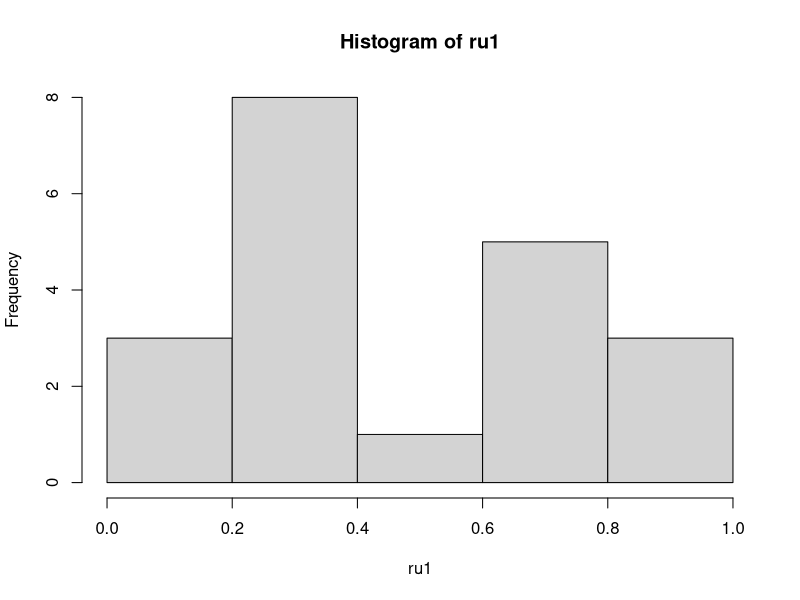
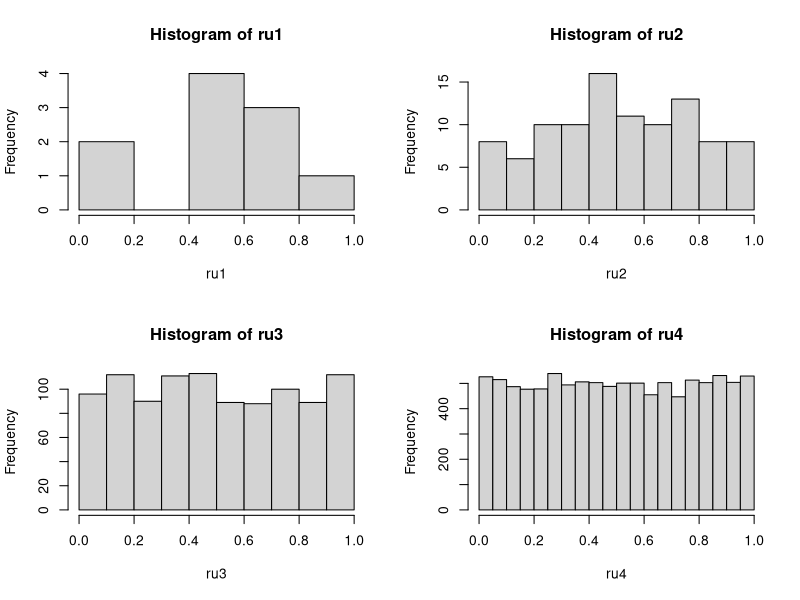
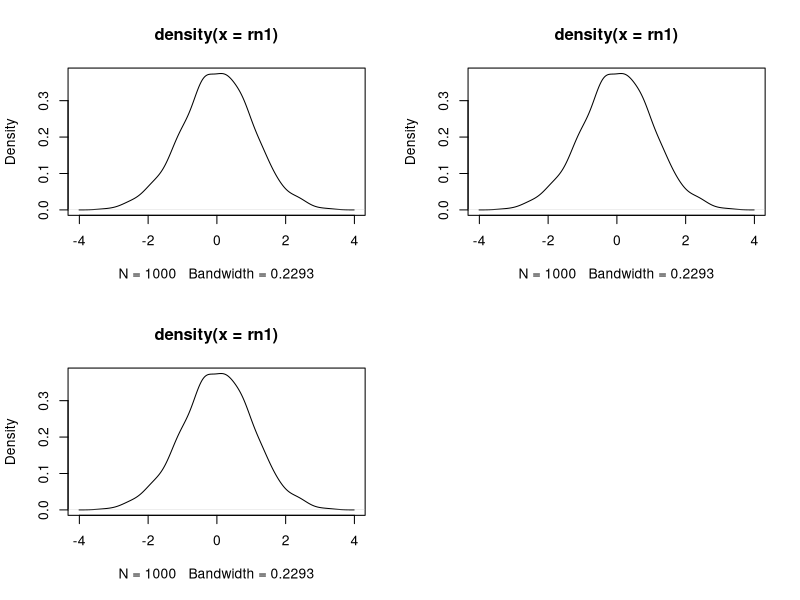
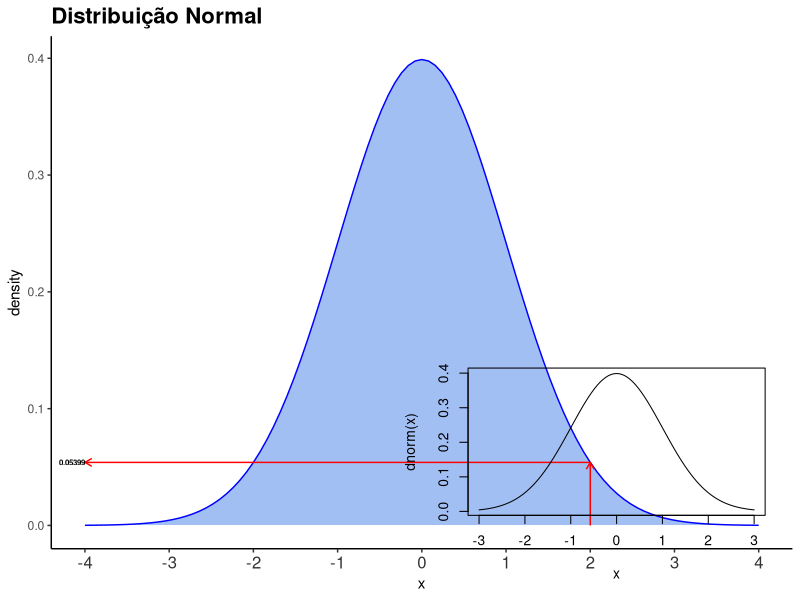
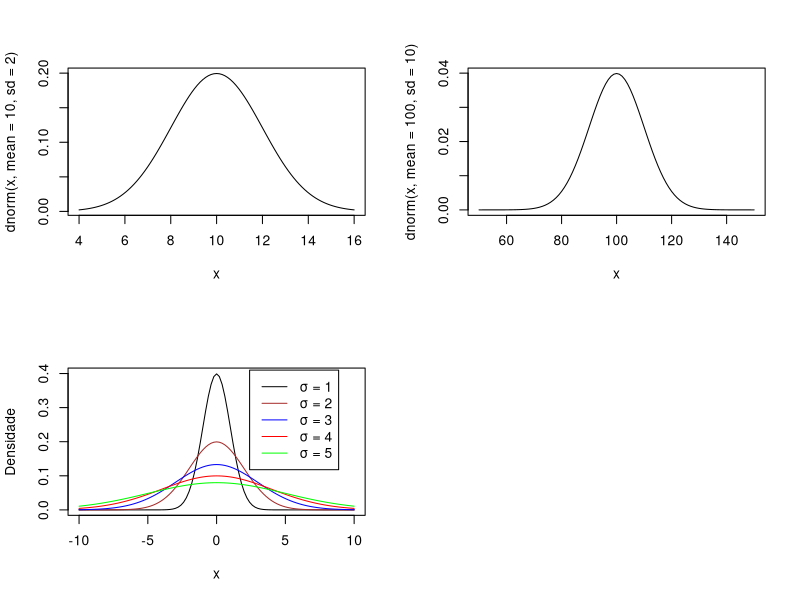
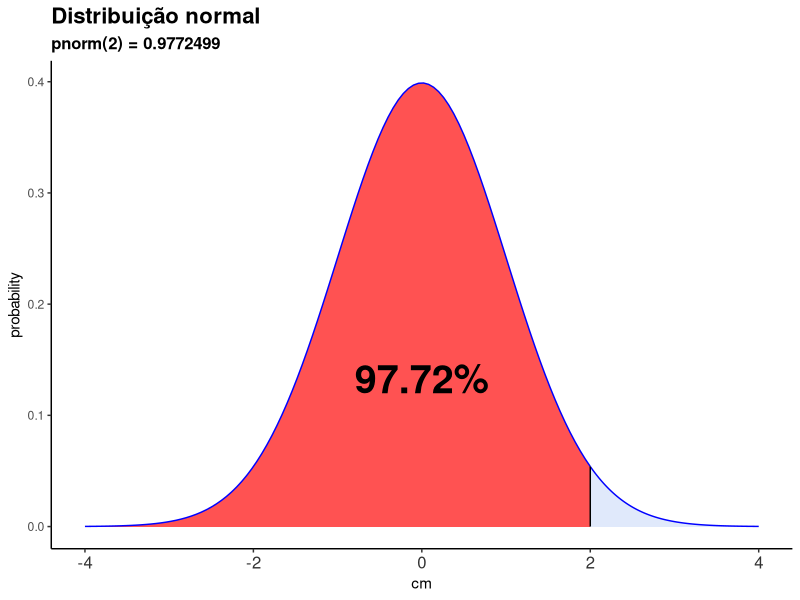
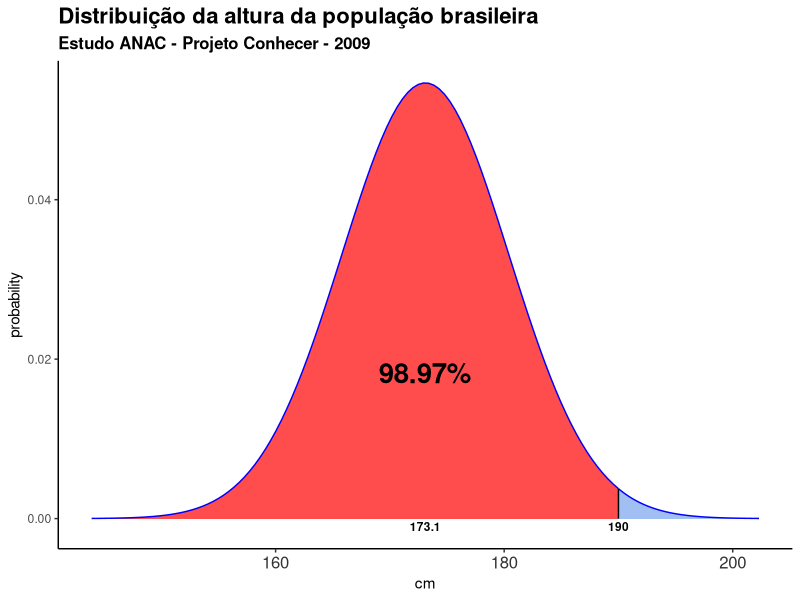
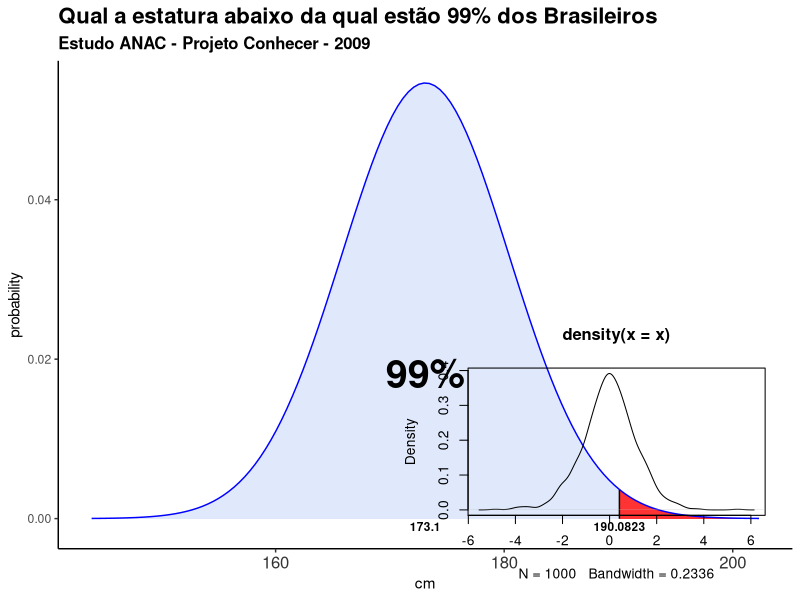

Write R code to recreate these figures, in order.
## ---- chunk 1
# Cada execução desse código resultará em uma sequência diferente de 5 números.
rnorm(5)
## ---- chunk 2
# Cada execução desse código resultará sempre em na mesma sequencia de 5 números.
# Alterar o argumento da função set.seed irá mudar a sequencia de números.
set.seed(1)
rnorm(5)
## ---- chunk 3
ru1 <- runif(n = 20, min = 0, max = 1)
ru1
## ---- chunk 4
# arredondando para 2 casas decimais
round(ru1, 2)
## ---- chunk 5
hist(ru1)
## ---- chunk 6
ru1 <- runif(n = 10, min = 0, max = 1)
ru2 <- runif(n = 100, min = 0, max = 1)
ru3 <- runif(n = 1000, min = 0, max = 1)
ru4 <- runif(n = 10000, min = 0, max = 1)
par(mfrow = c(2, 2)) # cria uma matrix 2x2 para plotar os gráficos
hist(ru1)
hist(ru2)
hist(ru3)
hist(ru4)
## ---- chunk 7
dunif(x=5, min=0, max=100)
## ---- chunk 8
punif(5, min = 0, max = 100)
## ---- chunk 9
qunif(0.05, min = 0, max = 100)
## ---- chunk 10
set.seed(100)
rn1 <- rnorm(n = 1000, mean = 0, sd = 1)
plot(density(rn1)) 
## ---- chunk 11
set.seed(100)
rn1 <- rnorm(1000, 0, 1)
plot(density(rn1)) 
## ---- chunk 12
# Inserindo apenas o número de valores a serem gerados
# Nesse caso a função rnorm usa os valores default para media e desvio padrão
# media = 0 e desvio padrão = 1 (curva normal padrão)
set.seed(100)
rn1 <- rnorm(1000)
plot(density(rn1)) 
## ---- chunk 13
dnorm(2, mean = 0, sd = 1)
## ---- chunk 14
dnorm(2)
## ---- chunk 15
library(ggplot2)
# Parâmetros informados pelo usuário
x.value      <- 2
media        <- 0
desviopadrao <- 1

# Parâmetros calculados a partir dos que foram informados
density.value <- dnorm(x.value, mean = media, sd = desviopadrao)
lim.inf <- media-4*desviopadrao
lim.sup <- media+4*desviopadrao

# Curva Normal Padrão
ggplot(NULL, aes(c(lim.inf,lim.sup))) + 
  geom_area(stat = "function", 
        fun = dnorm, 
        args = list(mean = media, sd = desviopadrao), 
        col="blue", 
        fill = "cornflowerblue", 
        alpha=0.6, 
        xlim = c(lim.inf,lim.sup)) + 
  ggtitle("Distribuição Normal") +
  xlab("x") + 
  ylab("density") +
  theme_classic() +
  theme(plot.title = element_text(size = 16, face = "bold"),
        plot.subtitle = element_text(size = 12, face = "bold"),
        axis.text.x   = element_text(colour="grey20",size=12)) +
  scale_x_continuous(breaks = seq(lim.inf,lim.sup,by = 1)) +
  geom_segment(aes(x = x.value, 
                   y = 0, 
                   xend = x.value, 
                   yend = density.value), 
               arrow = arrow(length = unit(0.2, "cm")), 
               color="red") +
  geom_segment(aes(x = x.value, 
                   y = density.value, 
                   xend = lim.inf, 
                   yend = density.value), 
               arrow = arrow(length = unit(0.2, "cm")), 
               color="red") +
  annotate("text", 
            x = lim.inf, 
            y = density.value, 
            size = 2, 
            fontface ="bold", 
            hjust=1, 
            label=paste(round(density.value,5)))
## ---- chunk 16
curve(dnorm(x), -3, 3)
## ---- chunk 17
curve(dnorm(x, mean = 10, sd = 2), 4, 16)
## ---- chunk 18
curve(dnorm(x, mean= 100, sd= 10), 50, 150)
## ---- chunk 19
curve(dnorm(x, sd=1), col="black", xlim=c(-10,10), ylim=c(0,0.4), ylab="Densidade")
curve(dnorm(x, sd=2), col="brown", xlim=c(-10,10), ylim=c(0,0.4), ylab="Densidade", add=TRUE)
curve(dnorm(x, sd=3), col="blue",  xlim=c(-10,10), ylim=c(0,0.4), ylab="Densidade", add=TRUE)
curve(dnorm(x, sd=4), col="red",   xlim=c(-10,10), ylim=c(0,0.4), ylab="Densidade", add=TRUE)
curve(dnorm(x, sd=5), col="green", xlim=c(-10,10), ylim=c(0,0.4), ylab="Densidade", add=TRUE)
legend(x = 2.4, y = 0.41, lty=1, 
legend = c("σ = 1",   "σ = 2",   "σ = 3",  "σ = 4",  "σ = 5"),
col =    c("black",   "brown",   "blue",   "red",    "green"))
## ---- chunk 20
# calculando pnorm de x=2 na curva normal padrão
pnorm(2)
## ---- chunk 21
x      <- 2
media  <- 0 #  média
dp     <- 1 # desvio padrão

# limites do gráfico: 4 desvios padrões abaixo e acima da média
lim.inf <- media-4*dp
lim.sup <- media+4*dp

# área à esquerda do ponto x, em percentual, com duas casas decimais depois da vírgula
left.area      <- round(pnorm(x, mean=media, sd=dp), 4)*100
left.area.text <- as.character(left.area)
left.area.text <- paste(left.area.text, "%", sep="")

# área à direta do ponto x, em percentual, com duas casas decimais depois da vírgula
right.area      <-  round(1- pnorm(x, mean=media, sd=dp), 4)* 100
right.area.text <- as.character(right.area)
right.area.text <- paste(right.area.text, "%", sep="")

# gráfico
ggplot(NULL, aes(c(lim.inf,lim.sup))) + 
    geom_area(stat = "function", 
            fun = dnorm,
            args = list(mean = media, sd = dp),
            col="blue", 
            fill = "red", 
            alpha=0.68, 
            xlim = c(lim.inf, x)) +
    geom_area(stat = "function", 
            fun = dnorm, 
            args = list(mean = media, sd = dp),
            col="blue", 
            fill = "cornflowerblue", 
            alpha=0.2, 
            xlim = c(x, lim.sup)) +
    geom_segment(aes(x = x, y = 0, xend = x, yend = dnorm(x, mean=media, sd=dp))) +
    labs(title = "Distribuição normal", 
         subtitle = "pnorm(2) = 0.9772499 ") +
    xlab("cm") +
    ylab("probability") +
    annotate("text", x = media , 
             y = dnorm(media, mean=media, sd=dp)/3, 
             size = 10, 
             fontface ="bold", 
             hjust=0.5, 
             label=left.area.text) +
    theme_classic() +
    theme(plot.title = element_text(size = 16, face = "bold"),
                       plot.subtitle = element_text(size = 12, face = "bold"),
                       axis.text.x   = element_text(colour="grey20",size=12))
## ---- chunk 22
pnorm(190, mean=173.1, sd=7.3)
## ---- chunk 23
1 - pnorm(190, mean=173.1, sd=7.3)
## ---- chunk 24
# Estudo da ANAC - Agencia Nacional de Aviação Civil
# LEVANTAMENTO DO PERFIL ANTROPOMÉTRICO DA POPULAÇÃO BRASILEIRA 
# USUÁRIA DO TRANSPORTE AÉREO NACIONAL – PROJETO CONHECER
# Resultados: 
# Estatura média 173,1 cm 
# desvio padrão 7,3 cm. 
# Apenas 1,2% da população com estatura acima de 190,1cm.
x  <- 190
h  <- 173.1 # altura média em cm
dp <- 7.3   # desvio padrão da altura em cm

# limites do gráfico: 4 desvios padrões abaixo e acima da média
lim.inf <- h-4*dp
lim.sup <- h+4*dp

# área à esquerda do ponto x, em percentual, com duas casas decimais depois da vírgula
left.area      <- round(pnorm(x, mean=h, sd=dp), 4)*100
left.area.text <- as.character(left.area)
left.area.text <- paste(left.area.text, "%", sep="")

# área à direta do ponto x, em percentual, com duas casas decimais depois da vírgula
right.area      <-  round(1- pnorm(x, mean=h, sd=dp), 4)* 100
right.area.text <- as.character(right.area)
right.area.text <- paste(right.area.text, "%", sep="")

# gráfico
ggplot(NULL, aes(c(lim.inf,lim.sup))) + 
    geom_area(stat = "function", 
            fun = dnorm,
            args = list(mean = h, sd = dp),
            col="blue", 
            fill = "red", 
            alpha=0.7, 
            xlim = c(lim.inf, x)) +
    geom_area(stat = "function", 
            fun = dnorm, 
            args = list(mean = h, sd = dp),
            col="blue", 
            fill = "cornflowerblue", 
            alpha=0.6, 
            xlim = c(x, lim.sup)) +
    geom_segment(aes(x = x, y = 0, xend = x, yend = dnorm(x, mean=h, sd=dp))) +
    labs(title = "Distribuição da altura da população brasileira", 
         subtitle = "Estudo ANAC - Projeto Conhecer - 2009") +
    xlab("cm") +
    ylab("probability") +
    annotate("text", x = h , 
             y = dnorm(h, mean=h, sd=dp)/3, 
             size = 7, 
             fontface ="bold", 
             hjust=0.5, 
             label=left.area.text) +
    annotate("text", x = h, y = -0.001, size = 3, fontface ="bold", hjust=0.5, label=h) +
    annotate("text", x = x, y = -0.001, size = 3, fontface ="bold", hjust=0.5, label=x) +
    theme_classic() +
    theme(plot.title = element_text(size = 16, face = "bold"),
                       plot.subtitle = element_text(size = 12, face = "bold"),
                       axis.text.x   = element_text(colour="grey20",size=12))
## ---- chunk 25
qnorm(0.99, mean=173.1, sd=7.3)
## ---- chunk 26
library(ggplot2)
# Estudo da ANAC - Agencia Nacional de Aviação Civil
# LEVANTAMENTO DO PERFIL ANTROPOMÉTRICO DA POPULAÇÃO BRASILEIRA 
# USUÁRIA DO TRANSPORTE AÉREO NACIONAL – PROJETO CONHECER
# Resultados: 
# Estatura média 173,1 cm 
# desvio padrão 7,3 cm. 
# Apenas 1,2% da população com estatura acima de 190,1cm.
x  <- 190.0823
h  <- 173.1 # altura média em cm
dp <- 7.3   # desvio padrão da altura em cm

# limites do gráfico: 4 desvios padrões abaixo e acima da média
lim.inf <- h-4*dp
lim.sup <- h+4*dp

# área à esquerda do ponto x, em percentual, com duas casas decimais depois da vírgula
left.area      <- round(pnorm(x, mean=h, sd=dp), 4)*100
left.area.text <- as.character(left.area)
left.area.text <- paste(left.area.text, "%", sep="")

# área à direta do ponto x, em percentual, com duas casas decimais depois da vírgula
right.area      <-  round(1- pnorm(x, mean=h, sd=dp), 4)* 100
right.area.text <- as.character(right.area)
right.area.text <- paste(right.area.text, "%", sep="")

# gráfico
ggplot(NULL, aes(c(lim.inf,lim.sup))) + 
    geom_area(stat = "function", 
            fun = dnorm,
            args = list(mean = h, sd = dp),
            col="blue", 
            fill = "cornflowerblue", 
            alpha=0.2, 
            xlim = c(lim.inf, x)) +
    geom_area(stat = "function", 
            fun = dnorm, 
            args = list(mean = h, sd = dp),
            col="blue", 
            fill = "red", 
            alpha=0.8, 
            xlim = c(x, lim.sup)) +
    geom_segment(aes(x = x, y = 0, xend = x, yend = dnorm(x, mean=h, sd=dp))) +
    labs(title = "Qual a estatura abaixo da qual estão 99% dos Brasileiros", 
         subtitle = "Estudo ANAC - Projeto Conhecer - 2009") +
    xlab("cm") +
    ylab("probability") +
    annotate("text", x = h , 
             y = dnorm(h, mean=h, sd=dp)/3, 
             size = 10, 
             fontface ="bold", 
             hjust=0.5, 
             label=left.area.text) +
    annotate("text", x = h, y = -0.001, size = 3, fontface ="bold", hjust=0.5, label=h) +
    annotate("text", x = x, y = -0.001, size = 3, fontface ="bold", hjust=0.5, label=x) +
    theme_classic() +
    theme(plot.title = element_text(size = 16, face = "bold"),
                       plot.subtitle = element_text(size = 12, face = "bold"),
                       axis.text.x   = element_text(colour="grey20",size=12))
## ---- chunk 27
set.seed(1)
x <- rt(n = 1000, df = 10)
plot(density(x))
## ---- chunk 28
dt(x=2, df=5)
## ---- chunk 29
library(ggplot2)
# Parâmetros informados pelo usuário
x.value      <- 2 # ponto no eixo x da curva de distribuição t
gl           <- 5 # graus de liberdade

# Parâmetros calculados a partir dos que foram informados
density.value <- dt(x.value, df=gl)
lim.inf <- -4
lim.sup <- +4

# Curva Normal Padrão
ggplot(NULL, aes(c(lim.inf,lim.sup))) + 
  geom_area(stat = "function", 
        fun = dt, 
        args = list(df=gl), 
        col="blue", 
        fill = "cornflowerblue", 
        alpha=0.3, 
        xlim = c(lim.inf,lim.sup)) + 
  ggtitle(label = "Distribuição t", subtitle = "x=2, df=5") +
  xlab("x") + 
  ylab("density") +
  theme_classic() +
  theme(plot.title = element_text(size = 16, face = "bold"),
        plot.subtitle = element_text(size = 12, face = "bold"),
        axis.text.x   = element_text(colour="grey20",size=12)) +
  scale_x_continuous(breaks = seq(lim.inf,lim.sup,by = 1)) +
  geom_segment(aes(x = x.value, 
                   y = 0, 
                   xend = x.value, 
                   yend = density.value), 
               arrow = arrow(length = unit(0.2, "cm")), 
               color="red") +
  geom_segment(aes(x = x.value, 
                   y = density.value, 
                   xend = lim.inf+1, 
                   yend = density.value), 
               arrow = arrow(length = unit(0.2, "cm")), 
               color="red") +
  annotate("text", 
            x = lim.inf+1 , 
            y = density.value, 
            size = 5, 
            fontface ="bold", 
            hjust=1, 
            label=paste(round(density.value,5)))
## ---- chunk 30
curve(dt(x, df = 5), 
      xlim = c(-4,4) )
## ---- chunk 31
curve(dnorm(x),   col="black", xlim=c(-5,5), ylim=c(0,0.4), ylab="Densidade")
curve(dt(x,df=20),col="brown", add=TRUE)
curve(dt(x,df=5), col="blue",  add=TRUE)
curve(dt(x,df=2), col="red",   add=TRUE)
curve(dt(x,df=1), col="green", add=TRUE)
legend(x = 2.4, y = 0.41, lty=1, 
legend = c("normal curve","t, df=20","t, df=5","t, df=2","t, df=1"),
col =    c(       "black",   "brown",   "blue",    "red",  "green"))
## ---- chunk 32
pt(q = 2, df = 5)
## ---- chunk 33
library(ggplot2)
x.value <- 2
gl      <- 5 # graus de liberdade


# limites do gráfico: 4 desvios padrões abaixo e acima da média
lim.inf <- -4
lim.sup <- +4

# área à esquerda do ponto x, em percentual, com duas casas decimais depois da vírgula
left.area           <- round(pt(x.value, df= gl), 4)*100
left.area.decimal   <- round(pt(x.value, df= gl), 4)
left.area.text <- as.character(left.area)
left.area.text <- paste(left.area.text, "%", sep="")

left.area.text.decimal <- as.character(left.area.decimal)

# área à direta do ponto x, em percentual, com duas casas decimais depois da vírgula
right.area      <- round(1 - pt(x.value, df=gl), 4)* 100
right.area.text <- as.character(right.area)
right.area.text <- paste(right.area.text, "%", sep="")

# gráfico
ggplot(NULL, aes(c(lim.inf,lim.sup))) + 
    geom_area(stat = "function", 
            fun = dt,
            args = list(df= gl),
            col="blue", 
            fill = "red", 
            alpha=0.7, 
            xlim = c(lim.inf, x.value)) +
    geom_area(stat = "function", 
            fun = dt, 
            args = list(df= gl),
            col="blue", 
            fill = "cornflowerblue", 
            alpha=0.8, 
            xlim = c(x.value, lim.sup)) +
    geom_segment(aes(x = x.value, y = 0, xend = x.value, yend = dt(x.value, df= gl))) +
    labs(title = "Distribuição t", subtitle = "q = 2, df = 5") +
    xlab("quantiles") +
    ylab("density") +
   annotate("text", x = 0, 
             y = 0.15, # old cod: dt(x.value, df = gl)
             size = 7, 
             fontface ="bold", 
             hjust=0.5, 
             label=left.area.text.decimal) +
  annotate("text", x = 0, 
             y = 0.115, # old cod: dt(x.value, df = gl)
             size = 4, 
             fontface ="bold", 
             hjust=0.5, 
             label="ou") +
  annotate("text", x = 0, 
             y = 0.08, # old cod: dt(x.value, df = gl)
             size = 7, 
             fontface ="bold", 
             hjust=0.5, 
             label=left.area.text) +
  
      theme_classic() +
  
      theme(plot.title = element_text(size = 16, face = "bold"),
                       plot.subtitle = element_text(size = 12, face = "bold"),
                       axis.text.x   = element_text(colour="grey20",size=12))
## ---- chunk 34
qt(p = 0.9490303, df = 5)
## ---- chunk 35
set.seed(1)
y <- rchisq(n = 1000, df = 3)
plot(density(y))
## ---- chunk 36
curve(dchisq(x, df=3), 
      col="black",
      xlim=c(0,30), 
      ylim=c(0,0.6),
      ylab="Chi Square Density")
## ---- chunk 37
curve(dchisq(x, df=1 ),col="black", xlim=c(0,30), ylim=c(0,0.6), ylab="Chi Square Density")
curve(dchisq(x, df=2 ),col="red",         add=TRUE)
curve(dchisq(x, df=3 ),col="blue",        add=TRUE)
curve(dchisq(x, df=5 ),col="dark green",  add=TRUE)
curve(dchisq(x, df=10),col="brown",       add=TRUE)
legend(x = 25, y = 0.55, 
       legend = c("df=1","df=2","df=3","df=5","df=10"),
       col    = c("black","red","blue","dark green","brown"),
       lty=1)
## ---- chunk 38
pchisq(q = 6, df = 2)
## ---- chunk 39
# Carregar os pacotes necessários
library(ggplot2)

# Definir os parâmetros
q <- 6
df <- 2

# Calcular a probabilidade acumulada
prob_acumulada <- round(pchisq(q, df), 5)

# Criar uma sequência de valores para o eixo x
x <- seq(0, 15, length.out = 1000)

# Calcular a densidade da distribuição qui-quadrado
y <- dchisq(x, df)

# Criar um data frame com os valores
data <- data.frame(x = x, y = y)

# Criar o gráfico
ggplot(data, aes(x = x, y = y)) +
  geom_area(aes(ifelse(x <= q, x, NA)), fill = "blue", alpha = 0.3) +
  geom_line(color = "blue") +
  geom_vline(xintercept = q, linetype = "dashed", color = "red") +
  annotate("text", x = q+1, y = max(y)/2, label = paste0("q = ", q), vjust = -0.5, color = "red") +
  annotate("text", x = 1.5, y = 0.05, label = paste0("prob = ", prob_acumulada), vjust = -0.5, color = "red") +
  labs(title = "Distribuição Qui-Quadrado com 2 Graus de Liberdade",
       subtitle = paste0("Probabilidade acumulada até q = ", q, ": ", prob_acumulada),
       x = "Valor da Estatística Qui-Quadrado",
       y = "Densidade") +
  theme_minimal()
## ---- chunk 40
qchisq(p =0.9502129, df = 2)
